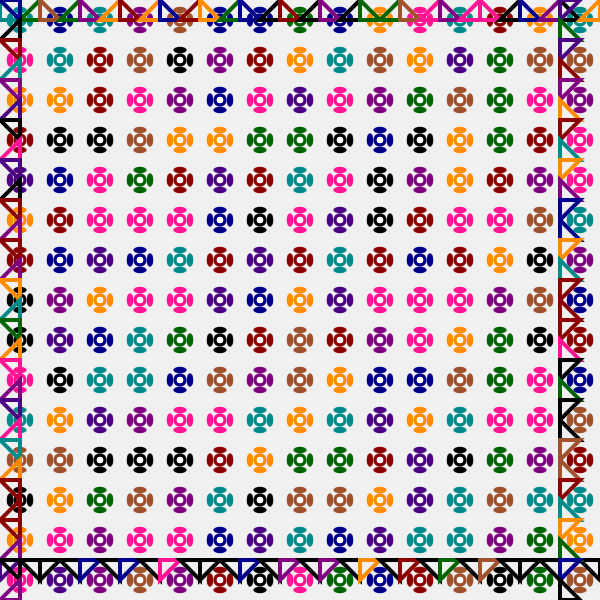
Frame 1 (no input)
Frame 2 (the mouse pressed at the canvas centre, redrawn once): identical to frame 1, image omitted

The p5.js sketch that drew this single still picture (run headless with seeded random() and noise() and a simulated clock; the mouse was pressed at the canvas centre and the sketch redrawn once):

// p5.js sketch
// ── sketch.js
let pattern;
let tileSize = 40;
let rows, cols;
let colors;

function setup() {
  createCanvas(600, 600);
  noLoop();
  
  // Define jewel tones
  colors = [
    color(139, 0, 0),     // Dark red
    color(0, 100, 0),     // Dark green
    color(0, 0, 139),     // Dark blue
    color(128, 0, 128),   // Purple
    color(255, 140, 0),   // Dark orange
    color(75, 0, 130),    // Indigo
    color(255, 20, 147),  // Deep pink
    color(0, 139, 139),   // Dark cyan
    color(160, 82, 45),   // Sienna
    color(0, 0, 0)        // Black
  ];
  
  rows = height / tileSize;
  cols = width / tileSize;
  
  pattern = createGraphics(width, height);
  pattern.noStroke();
  
  // Draw the main field with floral motifs
  drawField(pattern);
  
  // Draw the border
  drawBorder(pattern);
}

function draw() {
  background(240);
  image(pattern, 0, 0);
}

function drawField(g) {
  g.push();
  g.translate(tileSize/2, tileSize/2);
  
  for (let y = 0; y < rows; y++) {
    for (let x = 0; x < cols; x++) {
      g.push();
      g.translate(x * tileSize, y * tileSize);
      
      // Draw a stylized floral motif
      let c = random(colors);
      g.fill(c);
      
      // Center circle
      g.ellipse(0, 0, tileSize/3, tileSize/3);
      
      // Petals (4 petals)
      for (let i = 0; i < 4; i++) {
        g.push();
        g.rotate(TWO_PI * i / 4);
        g.ellipse(tileSize/4, 0, tileSize/6, tileSize/3);
        g.pop();
      }
      
      // Inner circle
      g.fill(255);
      g.ellipse(0, 0, tileSize/6, tileSize/6);
      
      g.pop();
    }
  }
  
  g.pop();
}

function drawBorder(g) {
  g.push();
  g.strokeWeight(4);
  g.noFill();
  
  // Draw a continuous chain of chevrons and triangles
  let borderSize = 20;
  
  // Top border
  for (let x = 0; x < width; x += borderSize * 2) {
    g.push();
    g.translate(x, 0);
    g.stroke(random(colors));
    g.triangle(0, 0, borderSize, borderSize, 0, borderSize);
    g.pop();
    
    g.push();
    g.translate(x + borderSize, 0);
    g.stroke(random(colors));
    g.triangle(borderSize, 0, 0, borderSize, borderSize, borderSize);
    g.pop();
  }
  
  // Bottom border
  for (let x = 0; x < width; x += borderSize * 2) {
    g.push();
    g.translate(x, height - borderSize);
    g.stroke(random(colors));
    g.triangle(0, 0, borderSize, -borderSize, 0, -borderSize);
    g.pop();
    
    g.push();
    g.translate(x + borderSize, height - borderSize);
    g.stroke(random(random(colors)));
    g.triangle(borderSize, 0, 0, -borderSize, borderSize, -borderSize);
    g.pop();
  }
  
  // Left border
  for (let y = 0; y < height; y += borderSize * 2) {
    g.push();
    g.translate(0, y);
    g.stroke(random(colors));
    g.triangle(0, 0, borderSize, 0, borderSize, borderSize);
    g.pop();
    
    g.push();
    g.translate(0, y + borderSize);
    g.stroke(random(colors));
    g.triangle(0, borderSize, borderSize, borderSize, borderSize, 0);
    g.pop();
  }
  
  // Right border
  for (let y = 0; y < height; y += borderSize * 2) {
    g.push();
    g.translate(width - borderSize, y);
    g.stroke(random(colors));
    g.triangle(0, 0, -borderSize, 0, -borderSize, borderSize);
    g.pop();
    
    g.push();
    g.translate(width - borderSize, y + borderSize);
    g.stroke(random(colors));
    g.triangle(0, borderSize, -borderSize, borderSize, -borderSize, 0);
    g.pop();
  }
  
  g.pop();
}
